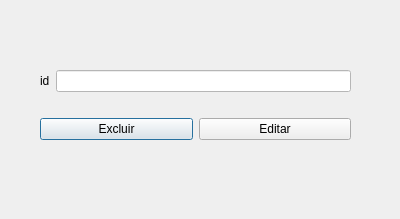
<?xml version="1.0" encoding="UTF-8"?>
<ui version="4.0">
 <class>Editar</class>
 <widget class="QDialog" name="Editar">
  <property name="geometry">
   <rect>
    <x>0</x>
    <y>0</y>
    <width>400</width>
    <height>219</height>
   </rect>
  </property>
  <property name="windowTitle">
   <string>Dialog</string>
  </property>
  <widget class="QWidget" name="">
   <property name="geometry">
    <rect>
     <x>40</x>
     <y>50</y>
     <width>311</width>
     <height>111</height>
    </rect>
   </property>
   <layout class="QGridLayout" name="gridLayout">
    <item row="0" column="0" colspan="2">
     <layout class="QHBoxLayout" name="horizontalLayout">
      <item>
       <widget class="QLabel" name="label">
        <property name="text">
         <string>id</string>
        </property>
       </widget>
      </item>
      <item>
       <widget class="QLineEdit" name="lineEdit">
        <property name="styleSheet">
         <string notr="true">background: #fff;</string>
        </property>
       </widget>
      </item>
     </layout>
    </item>
    <item row="1" column="0">
     <widget class="QPushButton" name="pushButton">
      <property name="text">
       <string>Excluir</string>
      </property>
     </widget>
    </item>
    <item row="1" column="1">
     <widget class="QPushButton" name="pushButton_2">
      <property name="text">
       <string>Editar</string>
      </property>
     </widget>
    </item>
   </layout>
  </widget>
 </widget>
 <resources/>
 <connections/>
</ui>
